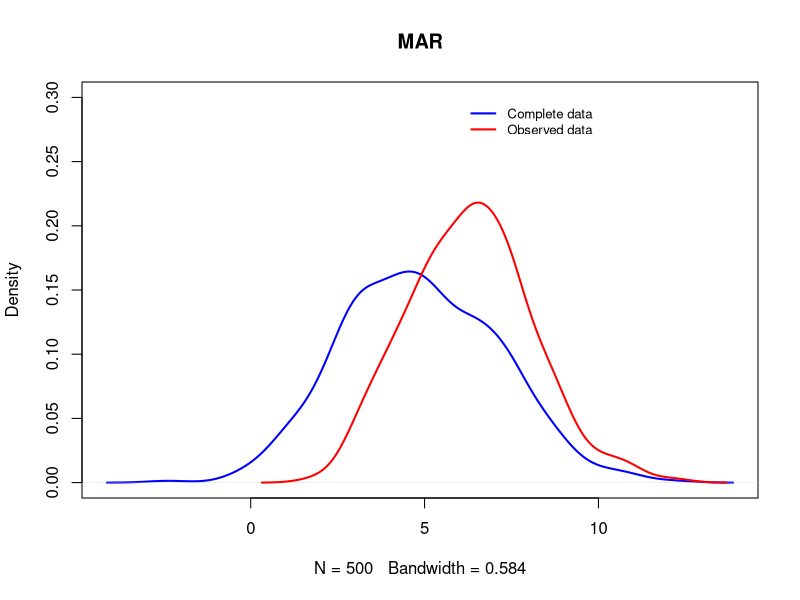
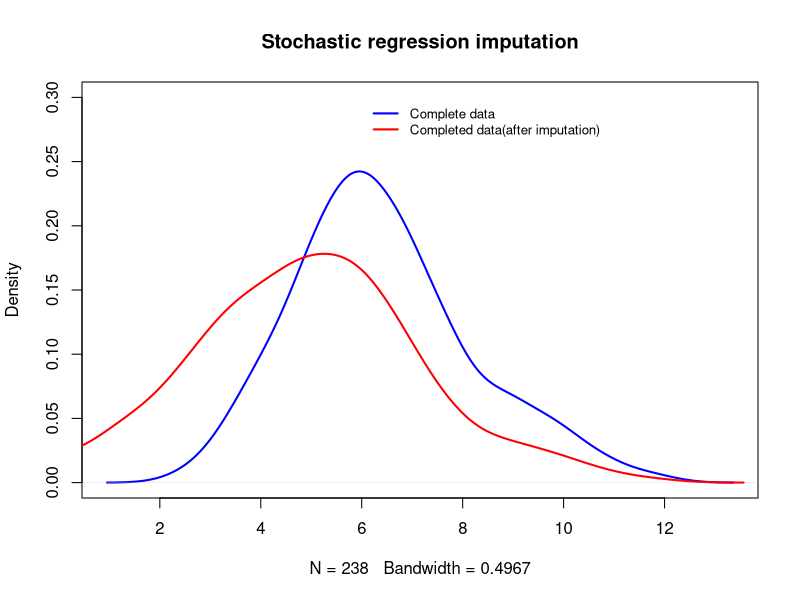
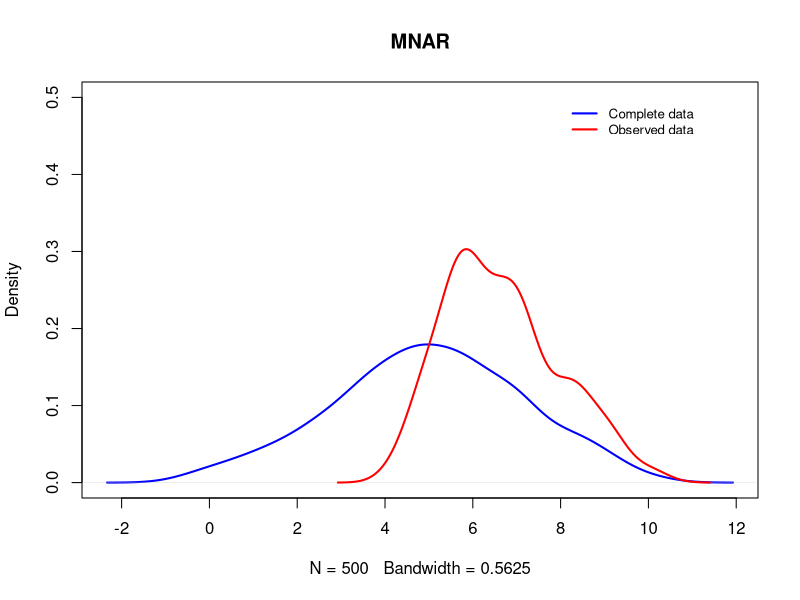
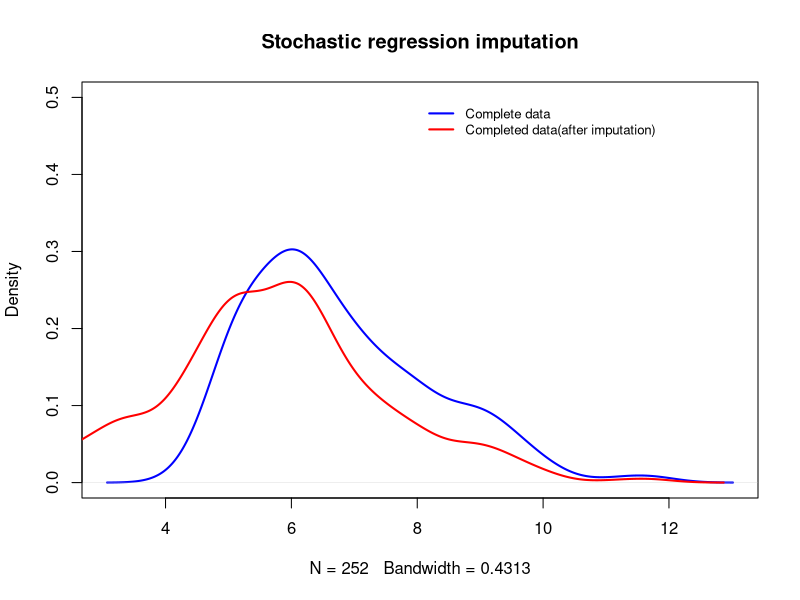

Here is the R script that generated these plots, in order:
## ---- chunk 1
#Question 3
# (a)
n<- 500
mu1<-mu2<-mu3<-0
sigma1<-sigma2<-sigma3<-1
z1<-rnorm(n,mu1,sigma1)
z2<-rnorm(n,mu2,sigma2)
z3<-rnorm(n,mu3,sigma3)

Y1<-1+z1
Y2<-5+2*z1+z2

#MAR
Y2_MAR_obs <- Y2[2*z1 +z3 >= 0]
mean(Y2_MAR_obs)

Y2_MAR_mis <- Y2[2*z1 +z3<0]
plot(density(Y2), lwd = 2, col = "blue", main = "MAR", ylim = c(0,0.3))
lines(density(Y2_MAR_obs), lwd = 2, col = "red")
legend(6, 0.3,legend = c("Complete data", "Observed data"),cex=0.8,
       col = c("blue", "red"), lty = c(1, 1), lwd = c(2, 2), bty = "n")

ind_MAR <- which(2*z1 +z3 >= 0) 
g1_MAR <- Y1[ind_MAR] 
g2_MAR <- Y1[-ind_MAR]
mean(g1_MAR)
mean(g2_MAR)
t.test(g1_MAR, g2_MAR, paired = FALSE, var.equal = FALSE)

## ---- chunk 2
#Question 3
# (b)
n<- 500
mu1<-mu2<-mu3<-0
sigma1<-sigma2<-sigma3<-1
z1<-rnorm(n,mu1,sigma1)
z2<-rnorm(n,mu2,sigma2)
z3<-rnorm(n,mu3,sigma3)

Y1<-1+z1
Y2<-5+2*z1+z2

Y2[2*z1 +z3<0]=NA

data<-data.frame(Y1=c(Y1), Y2=c(Y2))

fit <- lm(Y2 ~ Y1, data = data) 
summary(fit)
fit$coefficients

set.seed(111)
predicted_sri <- predict(fit, newdata = data) + rnorm(nrow(data), 0, sigma(fit))
Y2_sri <- ifelse(is.na(data$Y2), predicted_sri, data$Y2)

plot(density(data$Y2[-which(is.na(data$Y2) == TRUE)]), lwd = 2, col = "blue", main = "Stochastic regression imputation", ylim = c(0,0.3))
lines(density(Y2_sri), lwd = 2, col = "red")
legend(6, 0.3,legend = c("Complete data", "Completed data(after imputation)"),cex=0.8,
       col = c("blue", "red"), lty = c(1, 1), lwd = c(2, 2), bty = "n")

## ---- chunk 3
#Question 3
# (c)
n<- 500
mu1<-mu2<-mu3<-0
sigma1<-sigma2<-sigma3<-1
z1<-rnorm(n,mu1,sigma1)
z2<-rnorm(n,mu2,sigma2)
z3<-rnorm(n,mu3,sigma3)

Y1<-1+z1
Y2<-5+2*z1+z2

#MNAR
Y2_MNAR_obs <- Y2[2*Y2-10+z3 >= 0]
Y2_MNAR_mis <- Y2[2*Y2-10+z3 < 0]

plot(density(Y2), lwd = 2, col = "blue", main = "MNAR", ylim = c(0,0.5))
lines(density(Y2_MNAR_obs), lwd = 2, col = "red")
legend(8, 0.5,legend = c("Complete data", "Observed data"),cex=0.8,
       col = c("blue", "red"), lty = c(1, 1), lwd = c(2, 2), bty = "n")
## ---- chunk 4
#Question 3
# (d)
n<- 500
mu1<-mu2<-mu3<-0
sigma1<-sigma2<-sigma3<-1
z1<-rnorm(n,mu1,sigma1)
z2<-rnorm(n,mu2,sigma2)
z3<-rnorm(n,mu3,sigma3)

Y1<-1+z1
Y2<-5+2*z1+z2

Y2[2*Y2-10+z3 < 0]=NA

data<-data.frame(Y1=c(Y1), Y2=c(Y2))

fit <- lm(Y2 ~ Y1, data = data) 
summary(fit)
fit$coefficients

set.seed(111)
predicted_sri <- predict(fit, newdata = data) + rnorm(nrow(data), 0, sigma(fit))
Y2_sri <- ifelse(is.na(data$Y2), predicted_sri, data$Y2)

plot(density(data$Y2[-which(is.na(data$Y2) == TRUE)]), lwd = 2, col = "blue", main = "Stochastic regression imputation", ylim = c(0,0.5))
lines(density(Y2_sri), lwd = 2, col = "red")
legend(8, 0.5,legend = c("Complete data", "Completed data(after imputation)"),cex=0.8,
       col = c("blue", "red"), lty = c(1, 1), lwd = c(2, 2), bty = "n")

